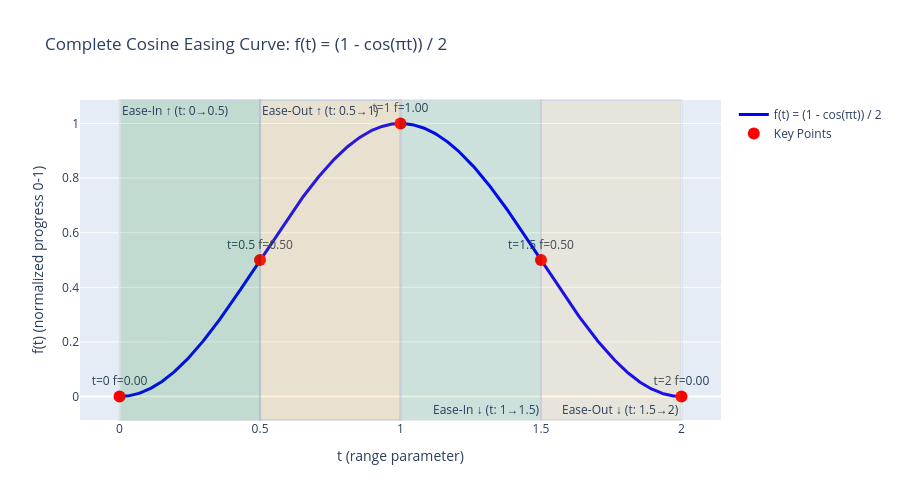

The notebook cell this image was saved under:
### Markdown cell above
## 1. The Full Cosine Curve

First, let's visualize the entire cosine-based easing curve over $t \in [0, 2]$:

### Code cell
t_full = np.linspace(0, 2, 500)
f_full = f(t_full)

fig = go.Figure()

fig.add_trace(go.Scatter(
    x=t_full, y=f_full,
    mode='lines',
    name='f(t) = (1 - cos(πt)) / 2',
    line=dict(color='blue', width=3)
))

# Add key points
key_t = [0, 0.5, 1, 1.5, 2]
key_f = [f(t) for t in key_t]
fig.add_trace(go.Scatter(
    x=key_t, y=key_f,
    mode='markers+text',
    name='Key Points',
    marker=dict(size=12, color='red'),
    text=[f't={t}\nf={v:.2f}' for t, v in zip(key_t, key_f)],
    textposition='top center'
))

# Shaded regions with CORRECT labels
fig.add_vrect(x0=0, x1=0.5, fillcolor='green', opacity=0.15, 
              annotation_text='Ease-In ↑ (t: 0→0.5)', annotation_position='top left')
fig.add_vrect(x0=0.5, x1=1, fillcolor='orange', opacity=0.15,
              annotation_text='Ease-Out ↑ (t: 0.5→1)', annotation_position='top left')
fig.add_vrect(x0=1, x1=1.5, fillcolor='green', opacity=0.1,
              annotation_text='Ease-In ↓ (t: 1→1.5)', annotation_position='bottom right')
fig.add_vrect(x0=1.5, x1=2, fillcolor='orange', opacity=0.1,
              annotation_text='Ease-Out ↓ (t: 1.5→2)', annotation_position='bottom right')

fig.update_layout(
    title='Complete Cosine Easing Curve: f(t) = (1 - cos(πt)) / 2',
    xaxis_title='t (range parameter)',
    yaxis_title='f(t) (normalized progress 0-1)',
    height=500,
    showlegend=True
)

fig.show()

### Figure 1 — Plotly figure (JSON) as saved in the notebook; plotly's stock layout.template omitted (floating-point values rounded to 4 significant figures; data arrays with more than 128 entries replaced by an {"elided": "..."} marker saying what was removed)
{"data": [{"line": {"color": "blue", "width": 3}, "mode": "lines", "name": "f(t) = (1 - cos(πt)) / 2", "type": "scatter", "x": {"elided": "500 float values"}, "y": {"elided": "500 float values"}}, {"marker": {"color": "red", "size": 12}, "mode": "markers+text", "name": "Key Points", "text": ["t=0\nf=0.00", "t=0.5\nf=0.50", "t=1\nf=1.00", "t=1.5\nf=0.50", "t=2\nf=0.00"], "textposition": "top center", "type": "scatter", "x": [0, 0.5, 1, 1.5, 2], "y": [0, 0.5, 1, 0.5, 0]}], "layout": {"annotations": [{"showarrow": false, "text": "Ease-In ↑ (t: 0→0.5)", "x": 0, "xanchor": "left", "xref": "x", "y": 1, "yanchor": "top", "yref": "y domain"}, {"showarrow": false, "text": "Ease-Out ↑ (t: 0.5→1)", "x": 0.5, "xanchor": "left", "xref": "x", "y": 1, "yanchor": "top", "yref": "y domain"}, {"showarrow": false, "text": "Ease-In ↓ (t: 1→1.5)", "x": 1.5, "xanchor": "right", "xref": "x", "y": 0, "yanchor": "bottom", "yref": "y domain"}, {"showarrow": false, "text": "Ease-Out ↓ (t: 1.5→2)", "x": 2, "xanchor": "right", "xref": "x", "y": 0, "yanchor": "bottom", "yref": "y domain"}], "height": 500, "shapes": [{"fillcolor": "green", "opacity": 0.15, "type": "rect", "x0": 0, "x1": 0.5, "xref": "x", "y0": 0, "y1": 1, "yref": "y domain"}, {"fillcolor": "orange", "opacity": 0.15, "type": "rect", "x0": 0.5, "x1": 1, "xref": "x", "y0": 0, "y1": 1, "yref": "y domain"}, {"fillcolor": "green", "opacity": 0.1, "type": "rect", "x0": 1, "x1": 1.5, "xref": "x", "y0": 0, "y1": 1, "yref": "y domain"}, {"fillcolor": "orange", "opacity": 0.1, "type": "rect", "x0": 1.5, "x1": 2, "xref": "x", "y0": 0, "y1": 1, "yref": "y domain"}], "showlegend": true, "title": {"text": "Complete Cosine Easing Curve: f(t) = (1 - cos(πt)) / 2"}, "xaxis": {"title": {"text": "t (range parameter)"}}, "yaxis": {"title": {"text": "f(t) (normalized progress 0-1)"}}}}
